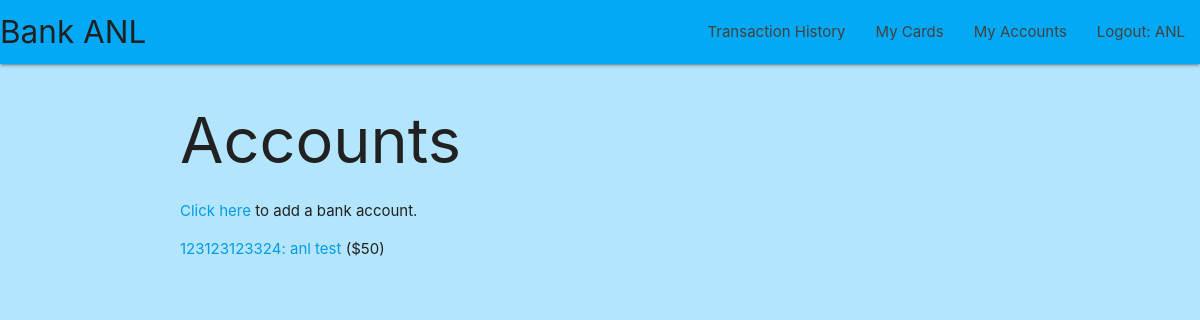
Page /catalog/myaccounts/ (signed in) on the committed database.
### catalog/models.py (models this page shows, shortened)
class Account(models.Model):
    account_number = models.CharField(
        primary_key=True,
        validators=[MinLengthValidator(12)],
        max_length=12,
        help_text='Enter Account Number')
    first_name = models.CharField(
        validators=[MinLengthValidator(1)],
        max_length=30,
        help_text='Enter first name for Account')
    last_name = models.CharField(
        validators=[MinLengthValidator(1)],
        max_length=30,
        help_text='Enter last name for Account')
    phone_number = models.CharField(
        validators=[MinLengthValidator(10)],
        max_length=10,
        help_text='Enter phone number for Account')
    balance = models.IntegerField(
        help_text='Balance for Account')
    """ Links account to a specific user """
    bank_user = models.ForeignKey(
        User,
        on_delete=models.SET_NULL,
        null=True,
        blank=True)

### catalog/views.py (the view)
# urls.py: path('myaccounts/', views.AccountByUserListView.as_view(), name='my-accounts'),
class AccountByUserListView(LoginRequiredMixin, generic.ListView):
    model = Account
    template_name ='catalog/account_list_user.html'
    paginate_by = 10
    def get_queryset(self):
        return Account.objects.filter(bank_user=self.request.user).order_by('account_number')

### catalog/templates/catalog/account_list_user.html
{% extends "base_generic.html" %}
{% block content %}
    <h1>Accounts</h1>
    <p><a href="{% url 'login' %}">Click here</a> to add a bank account.</p>
    {% if account_list %}
    <ul>
      {% for account in account_list %}
      <li class="{% if account.balance < 0 %}text-danger{% endif %}">
        <a href="{% url 'account-detail' account.pk %}">{{account.account_number}}: {{ account.first_name }} {{ account.last_name }}</a> (${{ account.balance }})
      </li>
      {% endfor %}
    </ul>
    {% else %}
      <p>You currently have no opened accounts with Bank ANL.</p>
    {% endif %}
{% endblock %}

### catalog/templates/base_generic.html (shortened to what this page needs)
<!DOCTYPE html>
<html lang="en">
<head>
  <link rel="stylesheet" href="https://cdnjs.cloudflare.com/ajax/libs/materialize/1.0.0/css/materialize.min.css">
  {% load static %}
  <link rel="stylesheet" href="{% static 'css/styles.css' %}">
</head>
<body>
  <nav>
    <div class="nav-wrapper light-blue ">
      <a href="{% url 'index' %}" class="brand-logo grey-text text-darken-4">Bank ANL</a>
      <ul id="nav-mobile" class="right hide-on-med-and-down">
        {% if user.is_authenticated %}
          <li><a class="grey-text text-darken-3" href="{% url 'transaction-history' %}">Transaction History</a></li>
          <li><a class="grey-text text-darken-3" href="{% url 'my-cards' %}">My Cards</a></li>
          <li><a class="grey-text text-darken-3" href="{% url 'my-accounts' %}">My Accounts</a></li>
          <li><a class="grey-text text-darken-3" href="{% url 'logout'%}?next={{request.path}}">Logout: {{ user.get_username }}</a></li>
        {% else %}
          <li><a class="grey-text text-darken-3" href="{% url 'login'%}?next=../../">Sign in</a></li>
            <li>or</li>
            <li><a class="grey-text text-darken-3" href="{% url 'register'%}?next=../../">register</a></li>
        {% endif %}
      </ul>
    </div>
  </nav>
  <div class="container-fluid">
    <div class="row">
      <div class="col-sm-10">
        <div class="container">
          {% block content %}
          {% endblock %}
        </div>
      </div>
    </div>
  </div>
</body>
</html>

### catalog/static/css/styles.css (style rules this page uses)
body { background-color: #B3E5FC; color: #212121; }
div { color: #212121; }
p { color: #212121; }

### rows in the picture
Account: account_number "123123123324", first_name "anl", last_name "test", balance "50"

### other values in the picture
{{ user.get_username }} "ANL"
